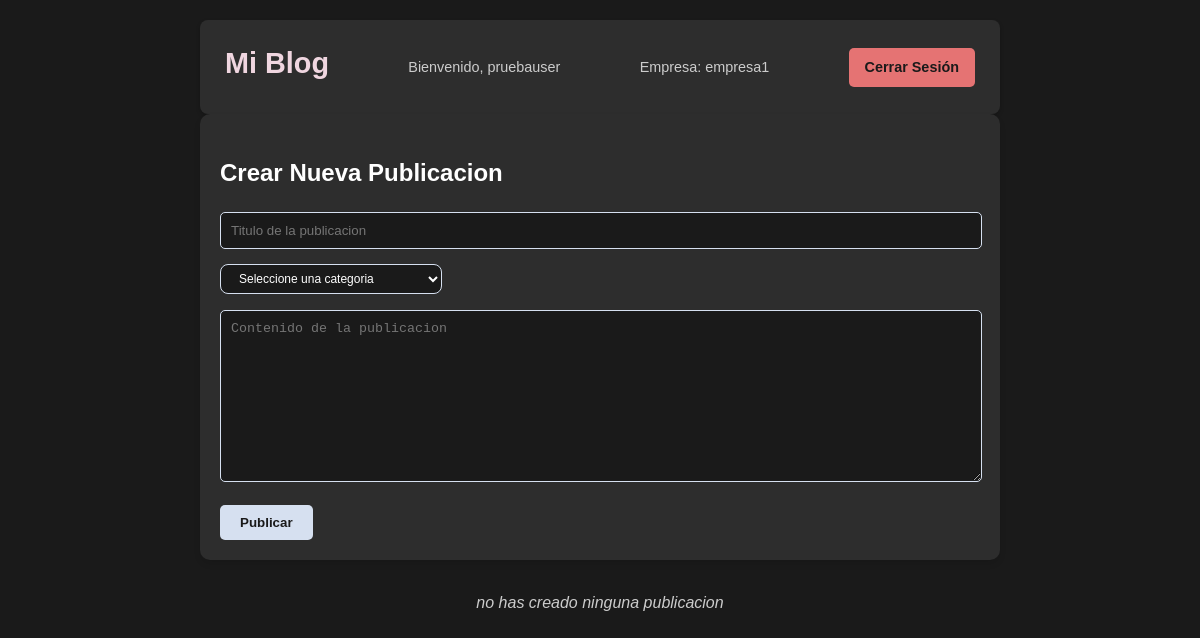
Before: /vistas/usuario/index.php (signed in) with the older database file.
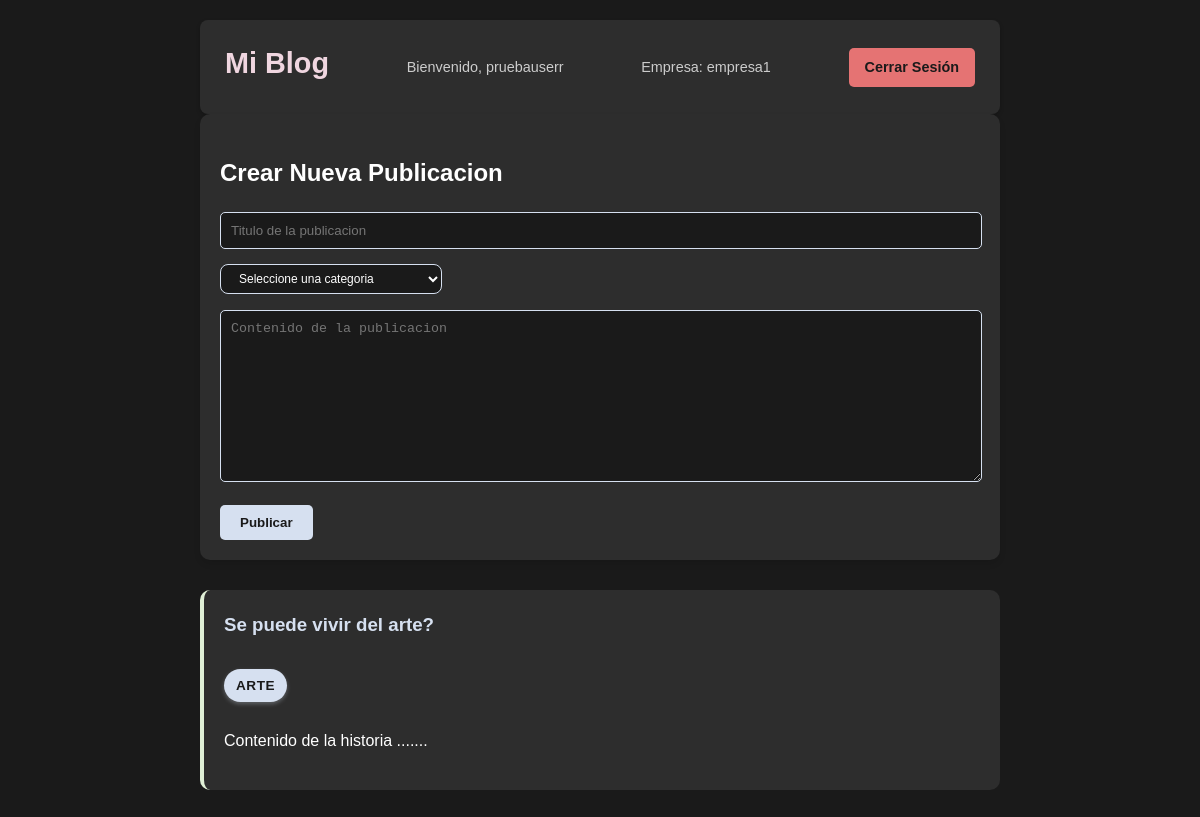
After: the same page with the newer database file.
### tables this page shows
CREATE TABLE `usuarios` (
  `doc_usu` varchar(15) NOT NULL,
  `nom_usu` varchar(100) NOT NULL,
  `correo` varchar(60) NOT NULL,
  `password` varchar(255) NOT NULL,
  `id_rol` int(11) NOT NULL,
  `NIT` varchar(11) DEFAULT NULL,
  `id_estado` int(11) DEFAULT NULL,
  `codigo_barras` varchar(255) DEFAULT NULL
);

CREATE TABLE `empresa` (
  `NIT` varchar(200) NOT NULL,
  `nom_empresa` varchar(150) NOT NULL,
  `direccion` varchar(100) NOT NULL,
  `correo` varchar(60) NOT NULL,
  `id_estado` int(11) NOT NULL
);

CREATE TABLE `post` (
  `id_post` int(11) NOT NULL,
  `titulo` varchar(60) NOT NULL,
  `contenido` text NOT NULL,
  `id_categoria` int(11) NOT NULL,
  `doc_usu` varchar(15) NOT NULL
);

CREATE TABLE `categoria` (
  `id_categoria` int(11) NOT NULL,
  `nom_categoria` varchar(100) NOT NULL
);

### vistas/usuario/index.php (the view, shortened to what this page needs)
<?php
$conex = new Database;
$con = $conex->conectar();
$doc_usu = $_SESSION['user_id'];
$sql = $con->prepare("
    SELECT post.*, categoria.nom_categoria
    FROM post
    LEFT JOIN categoria ON post.id_categoria = categoria.id_categoria
    WHERE post.doc_usu = ?
    ORDER BY post.id_post DESC
");
$sql->execute([$doc_usu]);
$posts = $sql->fetchAll(PDO::FETCH_ASSOC);
?>
<?php
    $sql_empresa = $con->prepare("
        SELECT usuarios.*, empresa.nom_empresa
        FROM usuarios
        INNER JOIN empresa ON usuarios.NIT = empresa.NIT
        WHERE usuarios.doc_usu = ?");
    $sql_empresa->execute([$doc_usu]);
    $empresa = $sql_empresa->fetch(PDO::FETCH_ASSOC);
    $sql_licencia = $con->prepare("
        SELECT l.id_tipolicencia
        FROM licencia l
        WHERE l.nit_empresa = ?
        AND l.id_estado = 1
        AND l.fecha_fin >= CURRENT_DATE()
        ORDER BY l.fecha_fin DESC
        LIMIT 1");
    $sql_licencia->execute([$empresa['NIT']]);
    $licencia = $sql_licencia->fetch(PDO::FETCH_ASSOC);
?>
<!DOCTYPE html>
<html lang="es">
<head>
    <link rel="stylesheet" href="../../assets/css/blog.css">
    <link rel="stylesheet" href="../../assets/css/licencias.css">
</head>
<body>
    <div class="container">
        <header class="header-container">
            <h1>Mi Blog</h1>
            <p>Bienvenido, <?php echo $_SESSION['nom_usu']; ?></p>
            <p>Empresa: <?php echo htmlspecialchars($empresa['nom_empresa']); ?></p>
            <a href="../../includes/cerrar_sesion.php" class="cerrar-sesion">Cerrar Sesión</a>
        </header>
        <div class="nuevo-post">
            <h2>Crear Nueva Publicacion</h2>
            <form action="crear_post.php" class="tuki" method="post">
                <div class="form-group">
                    <input type="text" name="titulo" placeholder="Titulo de la publicacion" required>
                </div>
                <div class="form-group">
                    <select name="id_categoria" class="categoria" id="id_categoria" required>
                        <option value="">Seleccione una categoria</option>
                    </select>
                </div>
                <div class="form-group">
                    <textarea name="contenido" placeholder="Contenido de la publicacion" required></textarea>
                </div>
                <?php if ($licencia && $licencia['id_tipolicencia'] != 1): ?>
                    <button type="submit" name="publicar">Publicar</button>
                <?php else: ?>
                    <p class="licencia-mensaje">Necesita una licencia completa para publicar</p>
                <?php endif; ?>
            </form>
        </div>
        <div class="posts">
            <?php if ($posts):
                 foreach ($posts as $post): ?>
                    <article class="post">
                        <h3><?php echo htmlspecialchars($post['titulo']); ?></h3>
                        <span class="categoria"><?php echo $post['nom_categoria']; ?></span>
                        <p><?php echo nl2br(htmlspecialchars($post['contenido'])); ?></p>
                    </article>
                <?php endforeach; ?>
            <?php else: ?>
                <p class="no-posts">no has creado ninguna publicacion</p>
            <?php endif; ?>
        </div>
    </div>
</body>
</html>

### assets/css/blog.css (style rules this page uses)
:root { --bg-dark: #1a1a1a; --bg-card: #2d2d2d; --text-primary: #ffffff; --text-secondary: #cccccc; --accent-1: #f0d6e0; --accent-2: #d6e0f0; --accent-3: #e0f0d6; }
body { background-color: var(--bg-dark); color: var(--text-primary); font-family: 'Arial', sans-serif; margin: 0; padding: 0; line-height: 1.6; }
.container { max-width: 800px; margin: 0 auto; padding: 20px; }
header { padding: 0; border-bottom: none; margin-bottom: 30px; }
.header-container { display: flex; justify-content: space-between; align-items: center; padding: 20px 25px; background-color: var(--bg-card); border-radius: 8px; box-shadow: 0 2px 4px rgba(0, 0, 0, 0.2); margin-bottom: 0; }
.header-container h1 { color: var(--accent-1); margin: 0 0 8px 0; font-size: 1.8em; }
.header-container p { margin: 0; color: var(--text-secondary); font-size: 0.9em; }
.cerrar-sesion { background-color: #e57373; color: var(--bg-dark); padding: 8px 16px; border-radius: 5px; text-decoration: none; font-weight: bold; transition: all 0.3s ease; font-size: 0.9em; }
.nuevo-post { background-color: var(--bg-card); padding: 20px ; border-radius: 10px; margin-bottom: 30px; box-shadow: 0 4px 6px rgba(0, 0, 0, 0.1); }
.tuki { padding-right: 20px; }
.form-group { margin-bottom: 15px; }
input[type="text"], textarea { width: 100%; padding: 10px; border: 1px solid var(--accent-2); background-color: var(--bg-dark); color: var(--text-primary); border-radius: 5px; }
textarea { min-height: 150px; resize: vertical; }
button { background-color: var(--accent-2); color: var(--bg-dark); border: none; padding: 10px 20px; border-radius: 5px; cursor: pointer; font-weight: bold; transition: all 0.3s ease; }
.post { background-color: var(--bg-card); padding: 20px; border-radius: 10px; margin-bottom: 20px; border-left: 4px solid var(--accent-3); }
.post h3 { color: var(--accent-2); margin-top: 0; }
span.categoria { display: inline-block; background-color: var(--accent-2); color: var(--bg-dark); padding: 6px 12px; border-radius: 20px; font-size: 0.85em; font-weight: bold; margin: 10px 0; box-shadow: 0 2px 4px rgba(214, 224, 240, 0.3); text-transform: uppercase; letter-spacing: 0.5px; transition: all 0.3s ease; }
select.categoria { width: 30%; padding: 6px 14px; border: 1px solid var(--accent-2); background-color: var(--bg-dark); color: var(--text-primary); border-radius: 8px; font-size: 12px; cursor: pointer; transition: all 0.3s ease; margin-bottom: 1px; }
select.categoria option { background-color: var(--bg-card); color: var(--text-primary); padding: 12px; }
.no-posts { text-align: center; color: var(--text-secondary); font-style: italic; }

### assets/css/licencias.css (style rules this page uses)
:root { --estado-activo: #4CAF50; --estado-inactivo: #ff9800; --estado-expirado: #f44336; --demo-color: #2196F3; --comercial-color: #9c27b0; }
h2 { text-decoration: outline; }

Changed rows visible on the page:
added post: titulo "Se puede vivir del arte?", id_categoria.nom_categoria "ARTE", contenido "Contenido de la historia ......."
Other visible differences:
$_SESSION['nom_usu']: "pruebauser" → "pruebauserr"
text no longer shown: "no has creado ninguna publicacion"
